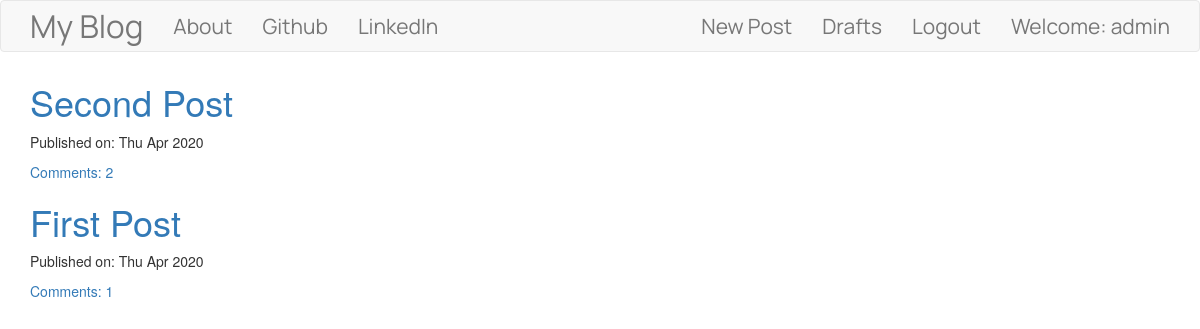
The app's page / (signed in) with its own data.
### blog/models.py (models this page shows, shortened)
class Post(models.Model):
    author = models.ForeignKey('auth.User',on_delete=models.CASCADE)
    title = models.CharField(max_length=256)
    text = models.TextField()
    created_date = models.DateTimeField(default=timezone.now)
    published_date = models.DateTimeField(blank=True,null=True)
    def approve_comment(self):
        return self.comments.filter(approved_comment=True)

### blog/views.py (the view)
# urls.py: path('',views.PostListView.as_view(),name='post_list'),
class PostListView(ListView):
    model = Post
    def get_queryset(self):
        return Post.objects.filter(published_date__lte=timezone.now()).order_by('-published_date')

### blog/templates/blog/post_list.html
{% extends "blog/base.html" %}
{% block content %}
<div class="centerstage">
  {% for post in post_list %}
  <div class="post">
    <h1><a href="{% url 'post_detail' pk=post.pk %}">{{ post.title }}</a></h1>
    <div class="date">
      <p>Published on: {{ post.published_date|date:"D M Y" }}</p>
    </div>
    <a href="{% url 'post_detail' pk=post.pk %}">Comments: {{ post.approve_comment.count }}</a>
  </div>
  {% endfor %}
</div>
{% endblock %}

### blog/templates/blog/base.html (shortened to what this page needs)
<!DOCTYPE html>
{% load static %}
<html lang="en" dir="ltr">
  <head>
    <link rel="stylesheet" href="https://maxcdn.bootstrapcdn.com/bootstrap/3.3.7/css/bootstrap.min.css">
    <link rel="stylesheet" href="//cdn.jsdelivr.net/npm/medium-editor@latest/dist/css/medium-editor.min.css" type="text/css" media="screen" charset="utf-8">
    <link rel="stylesheet" href="{% static 'css/blog.css' %}">
  </head>
  <body>
    <nav class="navbar navbar-default techfont custom-navbar">
      <div class="container">
        <ul class="nav navbar-nav">
          <li><a class="navbar-brand bigbrand" href="{% url 'post_list' %}">My Blog</a></li>
          <li><a class="navbar-link" href="{% url 'about' %}">About</a></li>
          <li><a class="navbar-link" href="https://www.github.com">Github</a></li>
          <li><a class="navbar-link" href="https://www.LinkedIn.com">LinkedIn</a></li>
        </ul>
        <ul class="nav navbar-nav navbar-right">
          {% if user.is_authenticated %}
            <li><a href="{% url 'post_new' %}">New Post</a></li>
            <li><a href="{% url 'post_draft_list' %}">Drafts</a></li>
            <li><a href="{% url 'logout' %}">Logout</a></li>
            <li><a>Welcome: {{ user.username }}</a></li>
          {% else %}
            <li><a class="nav navbar-nav navbar-right" href="{% url 'login' %}"><span class="glyphicon glyphicon-user"></span></a></li>
          {% endif %}
        </ul>
      </div>
    </nav>
    <div class="content container">
      <div class="row">
        <div class="col-md-8">
          <div class="blog_posts">
            {% block content %}
            {% endblock %}
          </div>
        </div>
      </div>
    </div>
  </body>
</html>

### blog/static/css/blog.css (style rules this page uses)
.techfont { font-family: 'Manrope',sans-serif; font-size: 1.5em; margin-bottom: 10px; }
.bigbrand { font-size: 1.5em; }
.centerstage { margin-left: auto; margin-right: auto; }

### records on screen
Post: title "Second Post", published_date "Thu Apr 2020", approve_comment.count "2"
Post: title "First Post", published_date "Thu Apr 2020", approve_comment.count "1"

### other values on screen
{{ user.username }} "admin"
